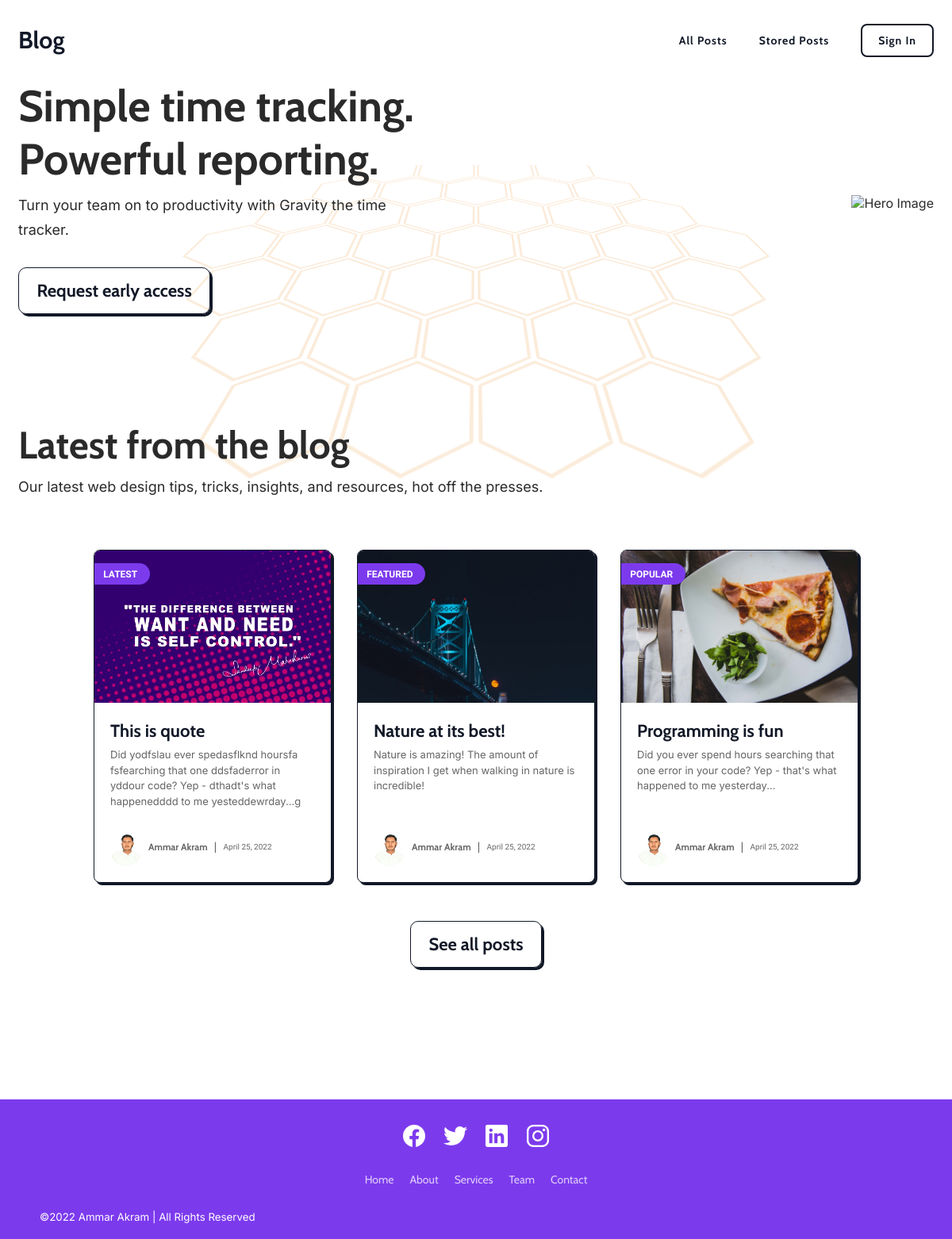
The page / on the database its author committed.
### blog/models.py (models this page shows, shortened)
class Post(models.Model):
    title = models.CharField(max_length=150)
    excerpt = models.CharField(max_length=250)
    image = models.ImageField(upload_to="posts", null=True)
    date = models.DateField(auto_now=True, db_index=True)
    slug = models.SlugField(unique=True, db_index=True)
    content = models.TextField(validators=[MinLengthValidator(5)])
    author = models.ForeignKey(
        Author, on_delete=models.SET_NULL, null=True, related_name="posts")
    post_type = models.ForeignKey(
        Tag, on_delete=models.SET_NULL, null=True, related_name="tag")

class Tag(models.Model):
    name = models.CharField(max_length=20)
    def __str__(self):
        return self.name

class Author(models.Model):
    first_name = models.CharField(max_length=50)
    last_name = models.CharField(max_length=50)
    email_address = models.EmailField()
    def full_name(self):
        return f"{self.first_name} {self.last_name}"
    def __str__(self):
        return self.full_name()

### blog/views.py (the view)
# urls.py: path('', views.IndexView.as_view(), name='index'),
class IndexView(ListView):
    template_name = "blog/index.html"
    model = Post
    ordering = ["-date"]
    context_object_name = "posts"
    def get_queryset(self):
        queryset = super().get_queryset()
        data = queryset[:3]
        return data

### blog/templates/blog/index.html (shortened to what this page needs)
{% extends 'base.html' %}
{% load static %}
{% block css_files %}
<link rel='stylesheet' href={% static 'blog/index.css' %}>
{% endblock  %}
{% block content %}
  {% include 'blog/includes/background.html' %}
<section class="hero container container-pall">
  <div class="hero__image">
    <img
         src="https://a.top4top.io/p_1996ri7a41.png"
         alt="Hero Image"
         class="hero__illustration-image"
         draggable="false">
  </div>
  <div class="hero__text">
    <h1 class="hero__heading">Simple time tracking. Powerful reporting.</h1>
    <p class="hero__description">
      Turn your team on to productivity
      with Gravity the time tracker.
    </p>
    <a href="#" class="hero__cta hero__cta--primary">Request early access</a>
  </div>
</section>
<div class="container mtop">
  <h1 class="section-heading">Latest from the blog</h1>
  <p class="heading-description">Our latest web design tips, tricks, insights, and resources, hot off the presses.</p>
</div>
<div class="latest-posts">
  <div class="wrapper">
  {% for post in posts %}
    {% include 'blog/includes/card.html' %}
  {% endfor %}
  </div>
  <div class="container">
    <a class="hero__cta hero__cta--primary explore-button" href="{% url 'posts' %}">See all posts</a>
  </div>
</div>
{% endblock  %}

### blog/templates/blog/includes/card.html
{% load static %}
  <div>
    <a href={% url 'single' post.slug %}>
<div class="card">
    <div class="card-banner">
      <p class="category-tag popular">{{post.post_type}}</p>
      <img class="banner-img" src={{ post.image.url }} alt='{{post.title}}'>
    </div>
    <div class="card-body">
      <div>
      <h2 class="blog-title">{{ post.title}}</h2>
   <p class="blog-description">{{ post.excerpt }} </p>
      </div>
      <div class="card-profile">
        <img class="profile-img" src={% static 'blog/images/main-image.png' %} alt=''>
        <div class="card-item">
          <h3 class="profile-name">{{post.author }}</h3>
        </div>
        <div class="card-item">|</div>
        <p class="profile-followers card-item">April 25, 2022</p>
      </div>
    </div>
  </div>
  </a>
  </div>

### static/app.css (style rules this page uses)
:root { --primary-blue: #7c3aed; --secondary-black: #111827; --subtitle: #666; --post-text: #2a2a2a; --clr-gray-light: #d7dfe2; --clr-popular: #ef257a; --clr-technology: #651fff; --clr-psychology: #e85808; --color-lightGray: #f9f9f9; }
*, *::before, *::after { box-sizing: border-box; margin: 0; padding: 0; }
body { font-family: "Inter", sans-serif; color: var(--post-text); overflow-x: hidden; }
h1, h2, h3, h4, h5, h6 { padding: 0; margin: 0; font-family: 'Cabin', sans-serif; }
a { text-decoration: none; cursor: pointer; color: var(--secondary-black); }
.container { max-width: 1160px; margin: 0 auto; padding: 0 3px 0 3px; }
.section-heading { font-size: 48px; margin: 20px 0 10px; }
.heading-description { font-size: 18px; margin: 0 0 10px 0; font-weight: 400; line-height: 150%; }
.hero { min-height: calc(100vh - var(--header-height)); display: flex; justify-content: center; align-items: center; flex-direction: column; }
@media (min-width: 48rem) { .hero { flex-direction: row-reverse; justify-content: space-between; } }
.hero__illustration-image { width: min(19.25rem, 100%); height: min(18.8125rem, 100%); }
@media (min-width: 48rem) { .hero__illustration-image { width: 23.125rem; height: auto; margin-left: 3.125rem; } }
@media (min-width: 64rem) { .hero__illustration-image { width: 31.25rem; } }
@media (min-width: 64rem) { .hero__text { width: 31.25rem; } }
.hero__heading { font-size: 1.875rem; font-weight: 400; line-height: 1.6; }
@media (min-width: 64rem) { .hero__heading { font-size: 55px; line-height: 67px; font-weight: 700; } }
.hero__description { font-size: 18px; line-height: 1.7; margin-top: 10px; }
.hero__cta { color: var(--secondary-black); border: 2px solid var(--secondary-black); font-family: "Cabin", sans-serif; border-radius: 10px; padding: 0.9375rem 1.4rem; margin: 2rem 0 1rem; font-size: 22px; font-weight: bold; text-align: center; transition: all 100ms ease-in-out; }
.hero__cta--primary { background-color: transparent; display: inline-block; color: var(--secondary-black); border: 1px solid var(--secondary-black); box-shadow: 3px 3px 0 var(--secondary-black); }
.wrapper { display: flex; flex-wrap: wrap; justify-content: center; padding: 40px 60px 0; }
.latest-posts { display: flex; align-items: center; justify-content: center; flex-direction: column; }
.mtop { margin-top: 120px; }
.card { overflow: hidden; box-shadow: 3px 3px 0px var(--secondary-black); background: white; border: 1px solid var(--secondary-black) ; border-radius: 0.5rem; position: relative; max-width: 300px; min-width: 300px; margin: 1rem; transition: 100ms all ease-in-out; cursor: pointer; }
.banner-img { position: absolute; object-fit: cover; height: 12rem; width: 100%; }
.category-tag { font-size: 12px; font-weight: bold; color: white; background: var(--primary-blue); padding: 0.4rem 1rem 0.4rem 0.7rem; text-transform: uppercase; position: absolute; font-family: "Work Sans", sans-serif; z-index: 1; top: 1rem; border-radius: 0 2rem 2rem 0; }
.popular { background: var(--primary-blue); }
.card-body { display: flex; flex-direction: column; height: 190px; margin: 13rem 20px 20px ; }
.blog-title { font-size: 22px; font-weight: 700; line-height: 1.5rem; margin: 0.5rem 0 0.5rem; color: var(--secondary-black); }
.blog-description { color: var(--subtitle); font-size: 13px; line-height: 150%; }
.card-profile { margin-top: auto; display: flex; flex-direction: row; align-items: center; font-family: "Work Sans", sans-serif; }
.profile-img { width: 40px; height: 40px; object-fit: cover; border-radius: 50%; }
.card-item { margin-left: 0.5rem; color: var(--subtitle); margin-bottom: 10px; }
.profile-name { font-size: 12px; }
.profile-followers { font-size: 10px; }

### rows shown on the page
Post: post_type "LATEST", image (picture), title "This is quote", excerpt "Did yodfslau ever spedasflknd hoursfa fsfearching that one ddsfaderror in yddour code? Yep - dthadt's what happenedddd to me yesteddewrday...g", author "Ammar Akram"
Post: post_type "FEATURED", image (picture), title "Nature at its best!", excerpt "Nature is amazing! The amount of inspiration I get when walking in nature is incredible!", author "Ammar Akram"
Post: post_type "POPULAR", image (picture), title "Programming is fun", excerpt "Did you ever spend hours searching that one error in your code? Yep - that's what happened to me yesterday...", author "Ammar Akram"
